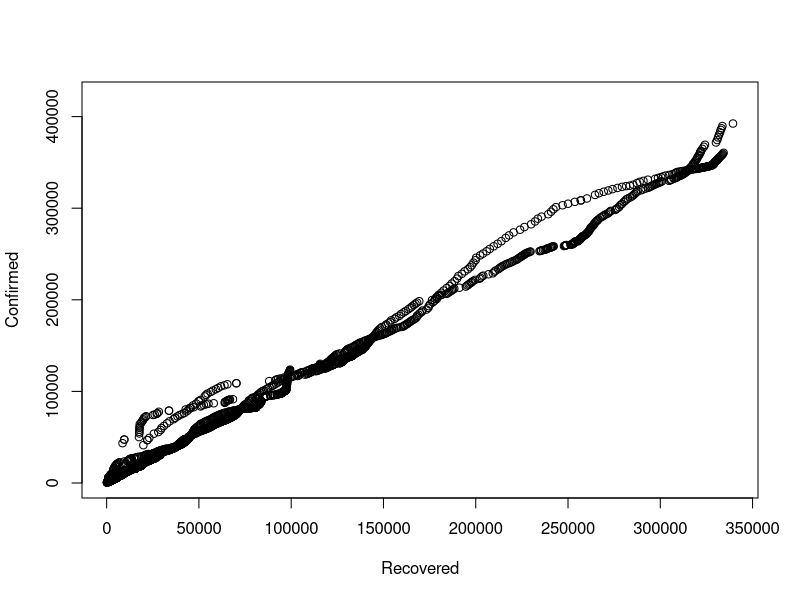

This figure's R source:
df<-read.csv("data.csv",stringsAsFactors = FALSE)
simpleReg<-lm(Confirmed~Recovered,data=df)

options(scipen=1)

jpeg(file="D:/web/Prob Project/public/images/linearReg.jpeg",
    width=600, height=350)
plot(Confirmed~Recovered,data=df)
dev.off()